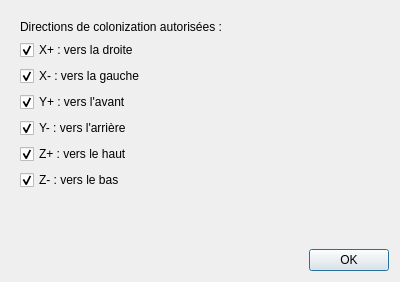
<?xml version="1.0" encoding="UTF-8"?>
<ui version="4.0">
 <class>ONF_ActionSelectCellsInGrid3DColonizeDialog</class>
 <widget class="QDialog" name="ONF_ActionSelectCellsInGrid3DColonizeDialog">
  <property name="geometry">
   <rect>
    <x>0</x>
    <y>0</y>
    <width>400</width>
    <height>282</height>
   </rect>
  </property>
  <property name="windowTitle">
   <string>Dialog</string>
  </property>
  <layout class="QVBoxLayout" name="verticalLayout">
   <item>
    <widget class="QWidget" name="widget" native="true">
     <layout class="QVBoxLayout" name="verticalLayout_2">
      <item>
       <widget class="QLabel" name="label">
        <property name="text">
         <string>Directions de colonization autorisées :</string>
        </property>
       </widget>
      </item>
      <item>
       <widget class="QCheckBox" name="cb_xp">
        <property name="text">
         <string>X+ : vers la droite</string>
        </property>
        <property name="checked">
         <bool>true</bool>
        </property>
       </widget>
      </item>
      <item>
       <widget class="QCheckBox" name="cb_xm">
        <property name="text">
         <string>X- : vers la gauche</string>
        </property>
        <property name="checked">
         <bool>true</bool>
        </property>
       </widget>
      </item>
      <item>
       <widget class="QCheckBox" name="cb_yp">
        <property name="text">
         <string>Y+ : vers l'avant</string>
        </property>
        <property name="checked">
         <bool>true</bool>
        </property>
       </widget>
      </item>
      <item>
       <widget class="QCheckBox" name="cb_ym">
        <property name="text">
         <string>Y- : vers l'arrière</string>
        </property>
        <property name="checked">
         <bool>true</bool>
        </property>
       </widget>
      </item>
      <item>
       <widget class="QCheckBox" name="cb_zp">
        <property name="text">
         <string>Z+ : vers le haut</string>
        </property>
        <property name="checked">
         <bool>true</bool>
        </property>
       </widget>
      </item>
      <item>
       <widget class="QCheckBox" name="cb_zm">
        <property name="text">
         <string>Z- : vers le bas</string>
        </property>
        <property name="checked">
         <bool>true</bool>
        </property>
       </widget>
      </item>
      <item>
       <spacer name="verticalSpacer">
        <property name="orientation">
         <enum>Qt::Vertical</enum>
        </property>
        <property name="sizeHint" stdset="0">
         <size>
          <width>20</width>
          <height>40</height>
         </size>
        </property>
       </spacer>
      </item>
     </layout>
    </widget>
   </item>
   <item>
    <widget class="QDialogButtonBox" name="buttonBox">
     <property name="orientation">
      <enum>Qt::Horizontal</enum>
     </property>
     <property name="standardButtons">
      <set>QDialogButtonBox::Ok</set>
     </property>
    </widget>
   </item>
  </layout>
 </widget>
 <resources/>
 <connections>
  <connection>
   <sender>buttonBox</sender>
   <signal>accepted()</signal>
   <receiver>ONF_ActionSelectCellsInGrid3DColonizeDialog</receiver>
   <slot>accept()</slot>
   <hints>
    <hint type="sourcelabel">
     <x>248</x>
     <y>254</y>
    </hint>
    <hint type="destinationlabel">
     <x>157</x>
     <y>274</y>
    </hint>
   </hints>
  </connection>
  <connection>
   <sender>buttonBox</sender>
   <signal>rejected()</signal>
   <receiver>ONF_ActionSelectCellsInGrid3DColonizeDialog</receiver>
   <slot>reject()</slot>
   <hints>
    <hint type="sourcelabel">
     <x>316</x>
     <y>260</y>
    </hint>
    <hint type="destinationlabel">
     <x>286</x>
     <y>274</y>
    </hint>
   </hints>
  </connection>
 </connections>
</ui>
